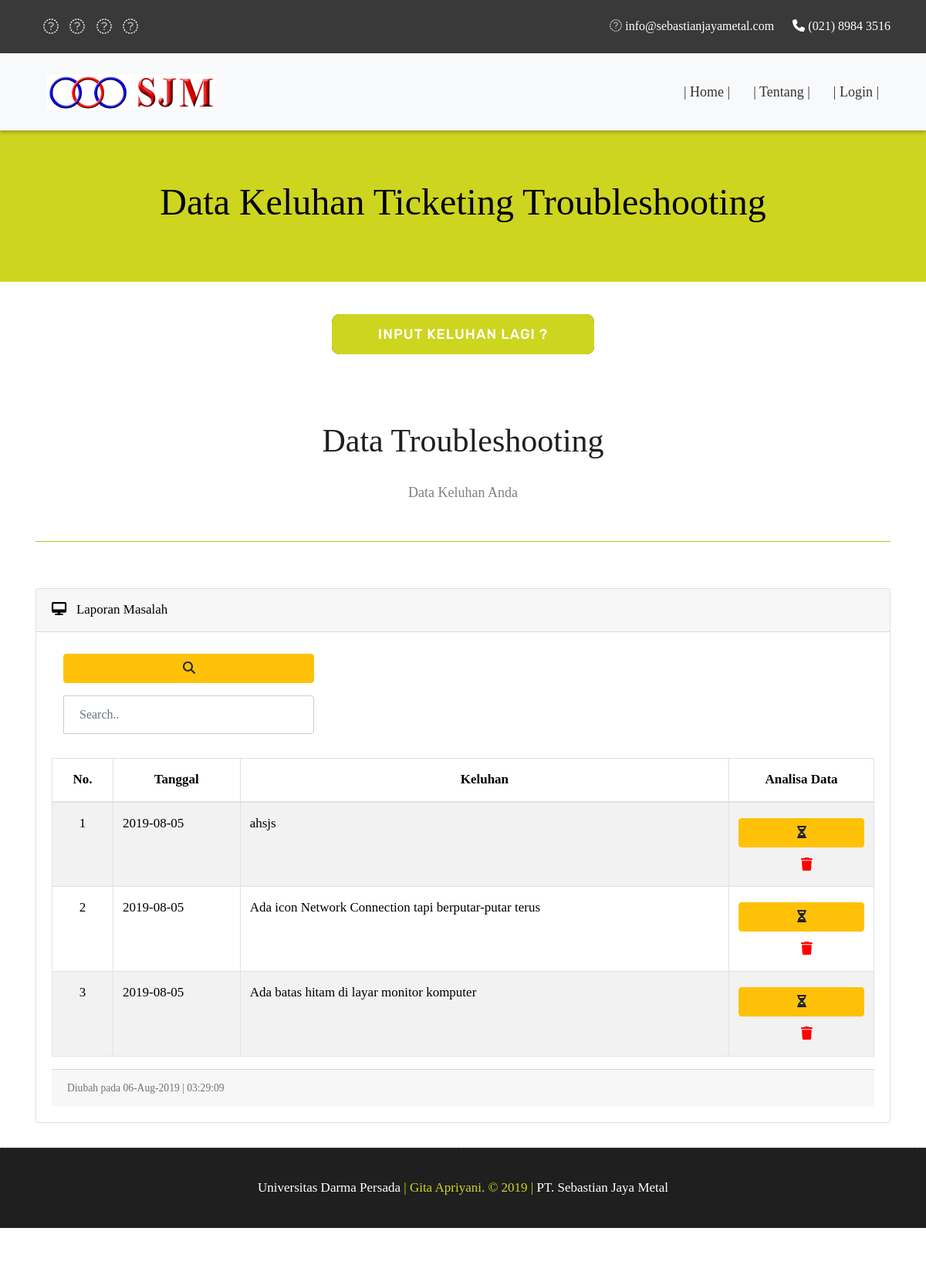
/index.php?halaman=DataKeluhan, run on the app's committed database.
### tables this page shows
CREATE TABLE IF NOT EXISTS `tbl_datauji` (
  `id_datauji` int(20) NOT NULL AUTO_INCREMENT,
  `username` varchar(30) NOT NULL,
  `keluhan` text NOT NULL,
  `normalisasi` text NOT NULL,
  `perangkat` varchar(30) NOT NULL,
  `penanganan` text NOT NULL,
  `tanggal` varchar(25) NOT NULL,
  `flag` int(1) NOT NULL,
  `berhasil` int(1) NOT NULL,
  PRIMARY KEY (`id_datauji`)
);

### data-keluhan.php (the view, shortened to what this page needs)
 	<div class="jumbotron jumbotron-fluid" style="background-color:#cdd51f;">
	<div class="row">
		<div class="col-12">
			<center>
          <div class="animasi-teks">
				<h1 style="color: black; font-size: 48px;">Data Keluhan Ticketing Troubleshooting</h1>
          </div>
			</center>
		</div>
	</div>
</div>
<div class="message-box" align="center">
  <a href="keluhan.php" class="btn11"><span>Input Keluhan Lagi ?</span><div class="transition"></div></a>
</div>
  <div id="about" class="section wb">
      <div class="container">
              <div class="section-title text-center">
                  <h3>Data Troubleshooting</h3>
                  <p><font color="gray">Data Keluhan Anda </font></p><br><hr style="background-color: #cdd51f;">
              </div>
      <div class="card mb-3">
        <div class="card-header" style="color:black;">
          <i class="fa fa-desktop"></i>
          &nbsp;&nbsp;Laporan Masalah</div>
        <div class="card-body">
          <div class="table-responsive" style="color:black;">
            <div class="table-responsive" style="color: black;">
              <div class="col-sm-4">
                <div class="input-group">
                  <button type='button' class='btn btn-warning'><i class="fa fa-search"></i></button>
                  <input class="form-control" id="myInput" type="text" placeholder="Search..">
                </div>
              </div><br>
              <table class="table table-striped table-bordered" width="100%" cellspacing="0">
                  <thead>
                      <tr>
                          <th><center>No.</center></th>
                          <th><center>Tanggal</center></th>
                          <th><center>Keluhan</center></th>
                          <th><center>Analisa Data</center></th>
                      </tr>
                  </thead>
                  <tbody id="myTable">
                    <?php
                    $no = 1;
                    include 'config/koneksi.php';
                    $query = mysqli_query($konek, "SELECT * FROM tbl_datauji WHERE berhasil = '0' AND flag='0' ORDER BY id_datauji DESC") or die(mysqli_error());
                      if(mysqli_num_rows($query) == 0){
                        echo '<tr><td colspan="14" align="center">Tidak ada data!</td></tr>';
                      }
                      else{
                        while ($data = mysqli_fetch_array($query)) {
                          ?>
                      <tr>
                          <td><center><?php echo $no++; ?></center></td>
                          <td><?php echo $data['tanggal']; ?></td>
                          <td><?php echo $data['keluhan']; ?></td>
                          <td><center>
                            <a href='?halaman=hitungin&gen=ok' title="Lihat Penanganan"><button type='button' class='btn btn-warning'><span class='fa fa-hourglass-half'></span></button></a>&nbsp;&nbsp;
                            <a href="config/delete_keluhan.php?id=<?php echo $data['id_datauji'];?>" title="Hapus Data" onclick="return confirm('Hapus Data ini?');"><span class="fa fa-trash" style="color:red;"></span></a></center>
                          </td>
                      </tr>
                        <?php
                      }
                      }
                      ?>
                  </tbody>
              </table>
          </div>
        </div>
        <div class="card-footer small text-muted">Diubah pada <?php echo date("d-M-Y | H:i:s"); ?></div>
      </div>
    </div>
  </div>

### assets/style.css (style rules this page uses)
body { color: #999; font-size: 15px; font-family: 'Rubik', sans-serif; line-height: 1.80857; }
a { color: #1f1f1f; text-decoration: none !important; outline: none !important; -webkit-transition: all .3s ease-in-out; -moz-transition: all .3s ease-in-out; -ms-transition: all .3s ease-in-out; -o-transition: all .3s ease-in-out; transition: all .3s ease-in-out; }
h1, h2, h3, h4, h5, h6 { letter-spacing: 0; font-weight: normal; position: relative; padding: 0 0 10px 0; font-weight: normal; line-height: 120% !important; color: #1f1f1f; margin: 0 }
h1 { font-size: 24px }
h3 { font-size: 18px }
a { color: #1f1f1f; text-decoration: none; outline: none; }
a, .btn { text-decoration: none !important; outline: none !important; -webkit-transition: all .3s ease-in-out; -moz-transition: all .3s ease-in-out; -ms-transition: all .3s ease-in-out; -o-transition: all .3s ease-in-out; transition: all .3s ease-in-out; }
.btn11 { padding:10px 60px; margin: 0 10px; display: inline-block; text-decoration:none; font-family: 'Rubik', sans-serif; font-weight: 500; font-size: 18px; text-transform: uppercase!important; letter-spacing: 1px; color: #fff; cursor: hand; text-align: center; text-transform: capitalize; border-radius:0px; position: relative; border-radius: 10px; overflow: hidden!important; -webkit-transition: all .3s ease-in-out; -moz-transition: all .3s ease-in-out; -o-transition: all .3s ease-in-out; transition: all .3s ease-in-out; background: transparent!important; }
.btn11::before { content: ''; width: 100%; height: 100%; display: block; background: #cdd51f; position: absolute; left: 0%; opacity: 1; top: 0; z-index: -12; -webkit-transition: all .65s cubic-bezier(0.77, 0, 0.175, 1); -moz-transition: all .65s cubic-bezier(0.77, 0, 0.175, 1); -o-transition: all .65s cubic-bezier(0.77, 0, 0.175, 1); transition: all .65s cubic-bezier(0.77, 0, 0.175, 1); }
.btn11::after { content: ''; width: 100%; height: 100%; display: block; background: #80ffd3; position: absolute; left: 0%; opacity: 1; top: 0; z-index: -15; -webkit-transition: all .65s cubic-bezier(0.77, 0, 0.175, 1); -moz-transition: all .65s cubic-bezier(0.77, 0, 0.175, 1); -o-transition: all .65s cubic-bezier(0.77, 0, 0.175, 1); transition: all .65s cubic-bezier(0.77, 0, 0.175, 1); }
.section { display: block; position: relative; overflow: hidden; padding: 70px 0; }
.section.wb { background-color: #ffffff; }
.section-title { display: block; position: relative; margin-bottom: 60px; }
.section-title p { color: #999; font-weight: 400; font-size: 18px; line-height: 33px; margin: 0; }
.section-title h3 { font-size: 42px; font-weight: 500; line-height: 62px; margin: 0 0 25px; padding: 0; text-transform: none; }
.message-box a { position: relative; }
.message-box a.btn11::before { z-index: 2; }
.message-box a span { position: relative; z-index: 3; }
.message-box a.btn11 { top: 10px; margin: 0px; }
.message-box a.btn11::after { z-index: 1; background: #201e21; }

### index.php (style rules this page uses)
body { margin: 0; font-family: Modeka; font-size: 17px; }

### login.php (style rules this page uses)
input[type=text], input[type=password] { width: 100%; padding: 12px 20px; margin: 8px 0; display: inline-block; border: 1px solid #ccc; box-sizing: border-box; }
button { background-color: #4CAF50; color: white; padding: 14px 20px; margin: 8px 0; border: none; cursor: pointer; width: 100%; }
.container { padding: 16px; }

### data-keluhan.php (style rules this page uses)
.animasi-teks { font-size: 48px; width: 100%; white-space:nowrap; overflow:hidden; -webkit-animation: typing 5s steps(70, end); animation: animasi-ketik 5s steps(70, end); }

### data on the page
tbl_datauji: tanggal "2019-08-05", keluhan "ahsjs"
tbl_datauji: tanggal "2019-08-05", keluhan "Ada icon Network Connection tapi berputar-putar terus"
tbl_datauji: tanggal "2019-08-05", keluhan "Ada batas hitam di layar monitor komputer"
